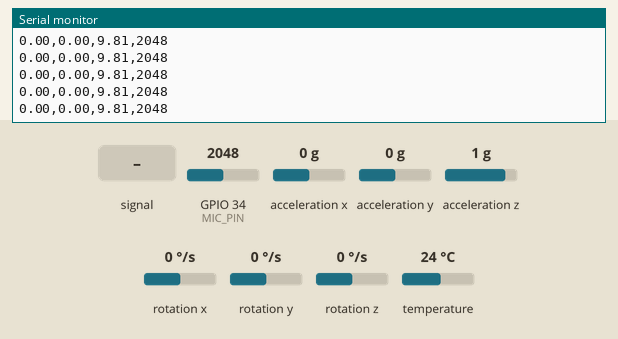
A sketch run on a simulated ESP32. On the bench: the last lines printed to the serial monitor. Inputs (shaded band) come from the test bench; at power-on: acceleration x 0 g, GPIO 34 (MIC_PIN) = 2048, acceleration y 0 g, acceleration z 1 g, rotation x 0 °/s, rotation y 0 °/s, rotation z 0 °/s, temperature 24 °C.

Above: at 1.3 s.
1.4 s: GPIO 34 (MIC_PIN) fed a 200 Hz sine of ±327 counts around its level
At 2.5 s:
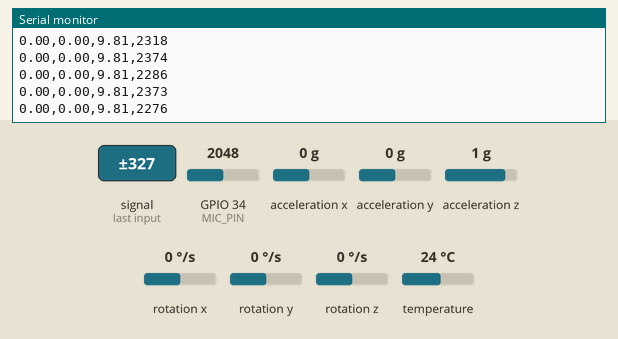
2.9 s: acceleration x set to -1.4 g
At 3.6 s:
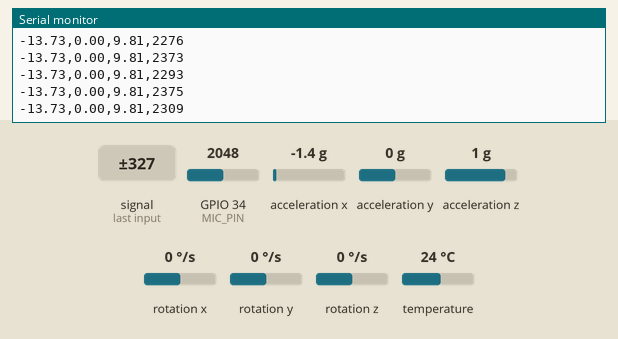
4.4 s: GPIO 34 (MIC_PIN) set to 2866
At 5.2 s:
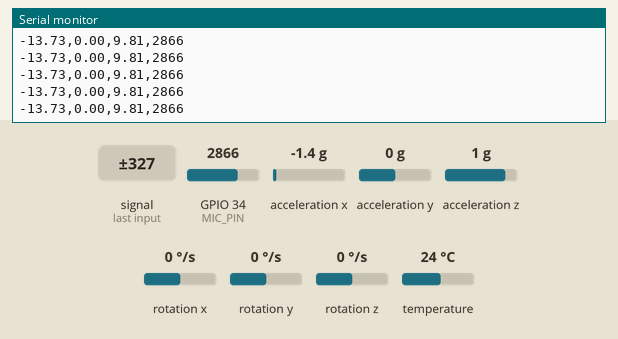
5.9 s: acceleration y set to -1.4 g
At 7.0 s:
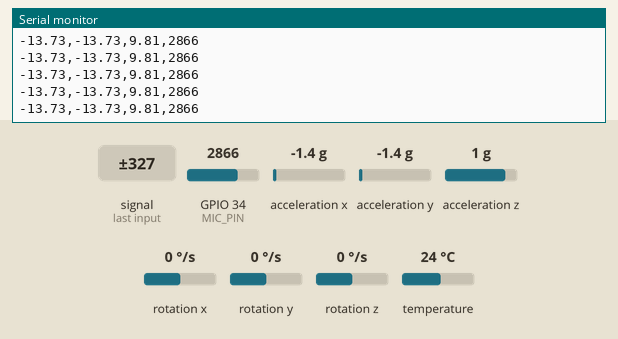
7.4 s: GPIO 34 (MIC_PIN) fed a 1000 Hz sine of ±1023 counts around its level
At 8.1 s:
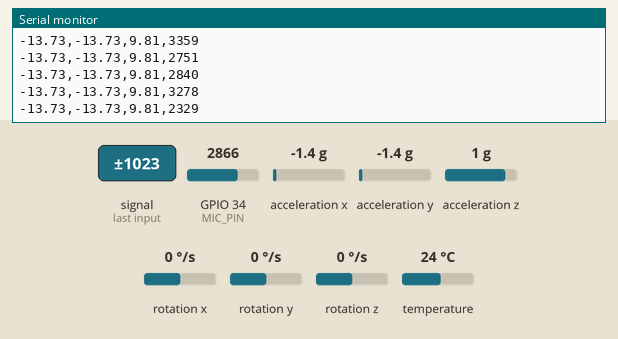
8.9 s: acceleration z set to -1.4 g
At 9.5 s:
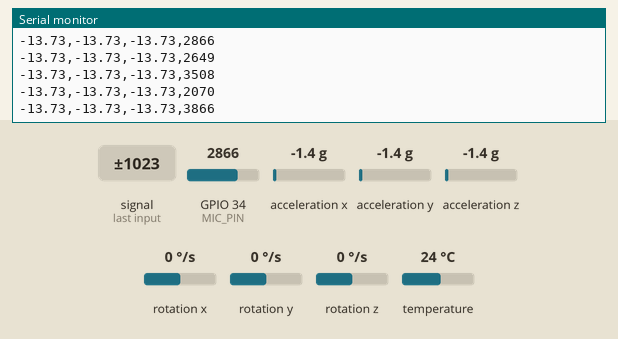
Timing chart, 0 to 11.4 s (numbered marks = the images above; inputs shaded):
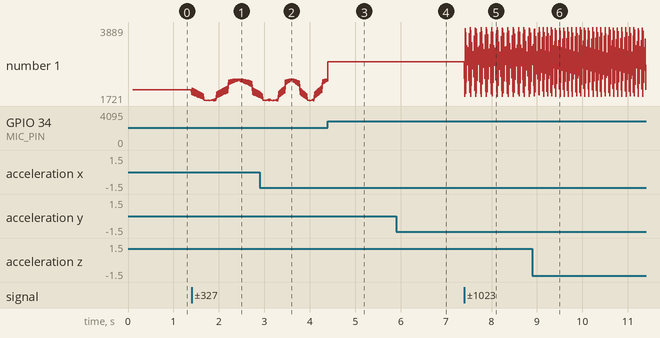

The sketch:

muestras.ino
```cpp
# include <Wire.h>
# include <Adafruit_MPU6050.h>
# include <Adafruit_Sensor.h>

Adafruit_MPU6050 mpu;

# define MIC_PIN 34

unsigned long prevMillis = 0;
const int sampleInterval = 10; // 100Hz

void setup() {
  Serial.begin(115200);
  while (!Serial);

  if (!mpu.begin()) {
    Serial.println("Error al detectar MPU6050. Verificar conexion.");
    while (1);
  }

  mpu.setAccelerometerRange(MPU6050_RANGE_2_G);
  mpu.setFilterBandwidth(MPU6050_BAND_44_HZ);

  delay(100);
}

void loop() {
  unsigned long currentMillis = millis();
  if (currentMillis - prevMillis >= sampleInterval) {
    prevMillis = currentMillis;

    sensors_event_t a, g, temp;
    bool success = mpu.getEvent(&a, &g, &temp);

    if (!success) {
      Serial.println("⚠️ Error al leer el MPU6050. Reintentando...");
      Wire.end();
      delay(100);
      Wire.begin();
      mpu.begin();
    }

    int mic_raw = analogRead(MIC_PIN);

    // accX, accY, accZ, mic_signal
    Serial.print(a.acceleration.x);
    Serial.print(',');
    Serial.print(a.acceleration.y);
    Serial.print(',');
    Serial.print(a.acceleration.z);
    Serial.print(',');
    Serial.println(mic_raw);
  }
}
```

Measured:
- after the input at 1.4 s, the serial monitor: prints a new line at once (image 1)
- after the input at 7.4 s, the serial monitor: prints a new line at once (image 5)
- plotted number 1: 2048 → 2005 after the input at 1.4 s, 2866 → 2789 after the input at 7.4 s
